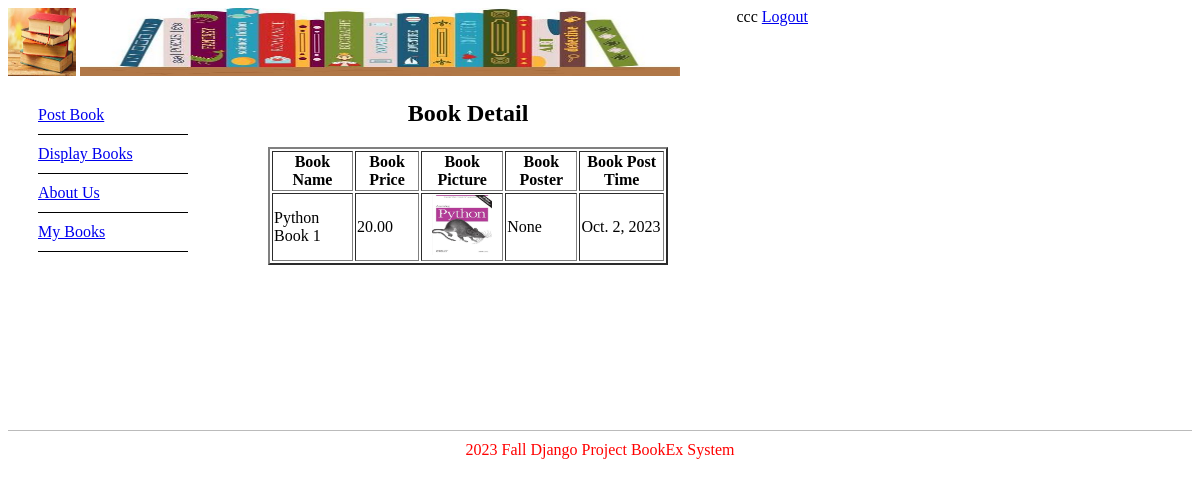
Screenshot of /book_detail/3 (signed in) with the database file from the repository.
### bookMng/models.py (models this page shows, shortened)
class MainMenu(models.Model):
    item = models.CharField(max_length=200, unique=True)
    link = models.CharField(max_length=200, unique=True)

class Book(models.Model):
    name = models.CharField(max_length=200)
    web = models.URLField(max_length=200)
    price = models.DecimalField(decimal_places=2, max_digits=8)
    publishdate = models.DateField(auto_now=True)
    picture = models.FileField(upload_to='bookEx/static/upload')
    pic_path = models.CharField(max_length=300, editable=False, blank=True)
    username = models.ForeignKey(User, blank=True, null=True, on_delete=models.CASCADE)

### bookMng/views.py (the view)
# urls.py: path('book_detail/<int:book_id>', views.book_detail, name='book_detail'),
@login_required(login_url=reverse_lazy('login'))
def book_detail(request, book_id):
    book = Book.objects.get(id=book_id)
    book.pic_path = book.picture.url[14:]
    return render(request,
                  'bookMng/book_detail.html',
                  {
                      'item_list': MainMenu.objects.all(),
                      'book': book
                  }
                  )

### bookEx/templates/bookMng/book_detail.html (shortened to what this page needs)
{% extends "base.html" %}
{% load static %}
{% block sidenav %}
   {% for item in item_list %}
      <li>
          <a href="{{ item.link }}"> {{ item.item }}</a>
      </li>
   {% endfor %}
{% endblock sidenav %}
{% block content %}
<h1 align="center">Book Detail</h1>
<table align="center" border="2" width="400">
    <th>
        Book Name
    </th>
    <th>
        Book Price
    </th>
    <th>
        Book Picture
    </th>
    <th>
        Book Poster
    </th>
    <th>
        Book Post Time
    </th>
     <tr>
         <td>
             {{ book.name }}
         </td>
         <td>
             {{ book.price }}
         </td>
         <td align="center">
              <img src="{% static book.pic_path %}" height="60" width="60" alt="" />
         </td>
         <td>
             {{ book.username }}
         </td>
         <td>
             {{ book.publishdate }}
         </td>
     </tr>
</table>
{% endblock content %}

### bookEx/templates/base.html (shortened to what this page needs)
{% load static %}
<!DOCTYPE html>
<html lang="en">
<head>
    <link href="{% static 'main.css'%}" rel="stylesheet" type="text/css">
</head>
<body>
    <header id="header">
        <img src="{% static 'logo.jpg'%}" height="68" width="68" alt ="" />
        <span style="float: right;">
            {% if user.is_authenticated %}
                {{ user.username }}
                <a href="{% url 'logout' %}?next=/">Logout</a>
            {% else %}
                Not Logged in
                <a href="{% url 'login' %}?next=/">Login</a>
            {% endif %}
        </span>
        <img src="{% static 'banner.jpg'%}" height="68" width="600" alt ="" />
    </header>
    <aside id="leftsidebar">
        <nav id="nav">
                <ul>
                    {% block sidenav %}{% endblock sidenav %}
                </ul>
        </nav>
    </aside>
        <section id="main">
            {% block content %}{% endblock content %}
        </section>
        <footer id="footer">
    2023 Fall Django Project BookEx System
        </footer>
</body>
</html>

### bookEx/static/main.css (style rules this page uses)
#header { border-style: none; width: 800px; height: auto; }
#nav li { padding-top: 10px; padding-bottom: 10px; foot-size: 1m; list-style-type: none; border-bottom: thin solid #000000; color: #000000; left: 0px; list-style-position: inside; margin-left: -10px; }
#leftsidebar { width: 180px; height: 350px; float: left; }
#main { width: 560px; float: left; margin-left: 20 px; margin-right: 10px; padding-right: 10px; }
#footer { text-align: center; foot-size: 0.8em; margin-top: 5px; padding-top: 10px; padding-bottom: 10px; background-color: #FFFFFF; border-top: thin solid #BBBBBB; clear: both; color: #FF0000; }

### rows the page displays
MainMenu: item "Post Book"
MainMenu: item "Display Books"
MainMenu: item "About Us"
MainMenu: item "My Books"
Book: name "Python Book 1", price "20.00", username "None", publishdate "Oct. 2, 2023"

### other values shown
{{ user.username }} "ccc"
